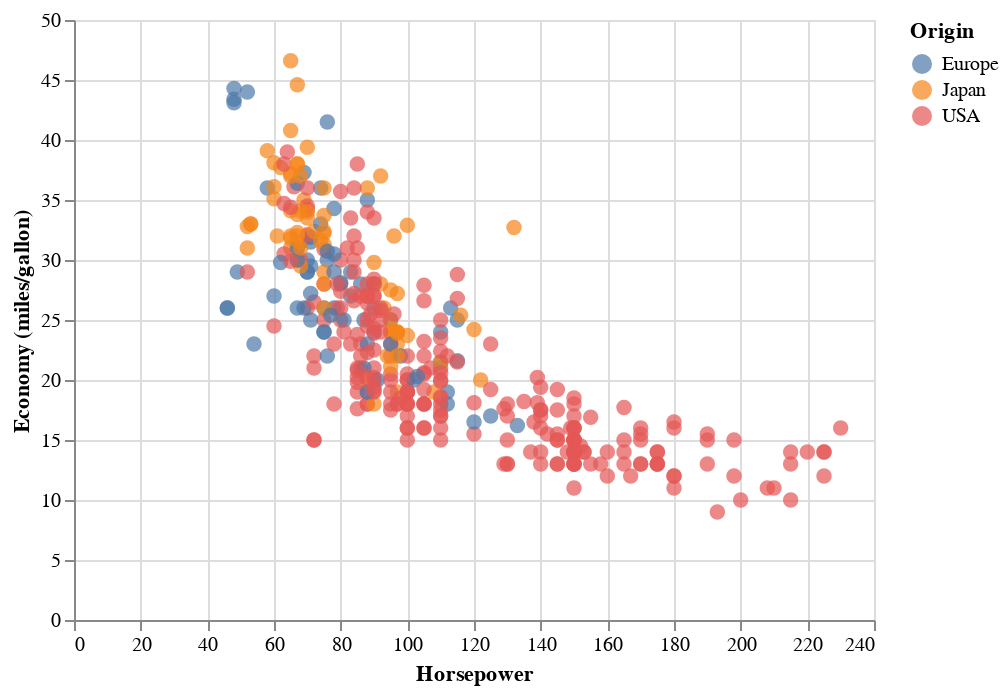

The code cell stored with this chart in its notebook:
### Code cell
alt.Chart(df).mark_circle(size=60).encode(
    alt.X('Horsepower'),
    alt.Y('Miles_per_Gallon', title='Economy (miles/gallon)'),
    color='Origin',
    tooltip=['Name', 'Origin', 'Horsepower', 'Miles_per_Gallon']
).interactive()

### Figure 1 — Vega-Lite specification as saved in the notebook (floating-point values rounded to 4 significant figures; data arrays with more than 128 entries replaced by an {"elided": "..."} marker saying what was removed)
{"config": {"view": {"continuousWidth": 400, "continuousHeight": 300}}, "data": {"name": "data-f02450ab61490a1363517a0190416235"}, "mark": {"type": "circle", "size": 60}, "encoding": {"color": {"field": "Origin", "type": "nominal"}, "tooltip": [{"field": "Name", "type": "nominal"}, {"field": "Origin", "type": "nominal"}, {"field": "Horsepower", "type": "quantitative"}, {"field": "Miles_per_Gallon", "type": "quantitative"}], "x": {"field": "Horsepower", "type": "quantitative"}, "y": {"field": "Miles_per_Gallon", "title": "Economy (miles/gallon)", "type": "quantitative"}}, "selection": {"selector001": {"type": "interval", "bind": "scales", "encodings": ["x", "y"]}}, "$schema": "https://vega.github.io/schema/vega-lite/v4.17.0.json", "datasets": {"data-f02450ab61490a1363517a0190416235": {"elided": "406 records"}}}
